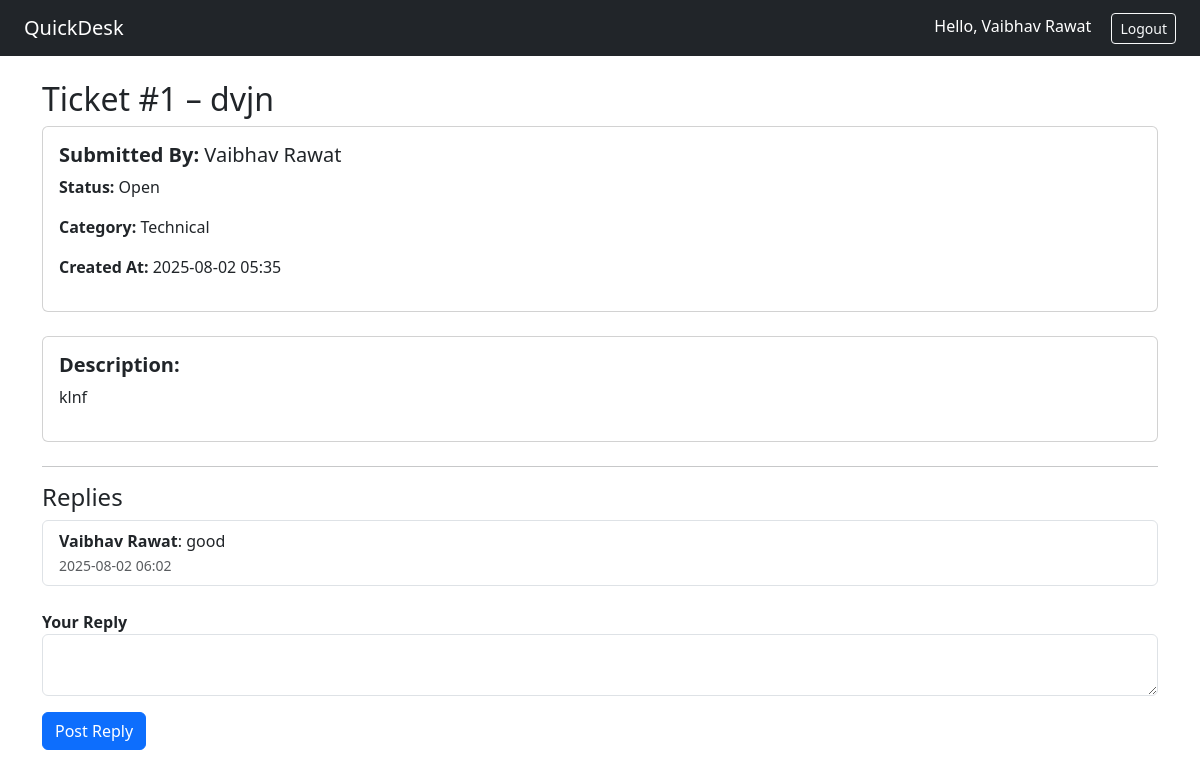
The page /ticket/1 (signed in) on the database as committed earlier.
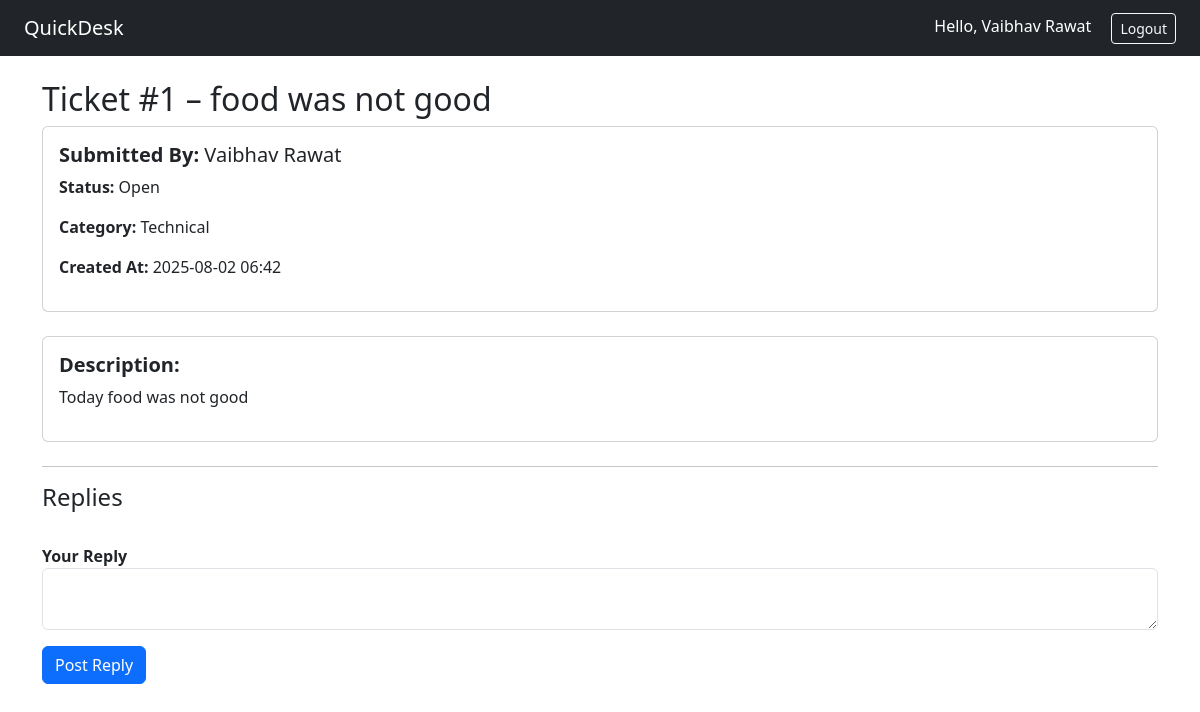
The same page on the database as committed later.
### app.py (models this page shows)
class Ticket(db.Model):
    id = db.Column(db.Integer, primary_key=True)
    subject = db.Column(db.String(200), nullable=False)
    description = db.Column(db.Text, nullable=False)
    category = db.Column(db.String(100), nullable=False)
    attachment = db.Column(db.String(200))
    status = db.Column(db.String(50), default='Open')
    user_id = db.Column(db.Integer, db.ForeignKey('user.id'), nullable=False)
    user_name = db.Column(db.String(150), nullable=False)  # ✅ store user name
    created_at = db.Column(db.DateTime, default=datetime.utcnow)
    replies = db.relationship('TicketReply', backref='ticket', lazy=True)

class TicketReply(db.Model):
    id = db.Column(db.Integer, primary_key=True)
    ticket_id = db.Column(db.Integer, db.ForeignKey('ticket.id'), nullable=False)
    user_id = db.Column(db.Integer, db.ForeignKey('user.id'), nullable=False)
    author_name = db.Column(db.String(150), nullable=False)  # ✅ store reply author name
    content = db.Column(db.Text, nullable=False)
    created_at = db.Column(db.DateTime, default=datetime.utcnow)

### app.py (the view, shortened to what this page needs)
@app.route('/ticket/<int:ticket_id>', methods=['GET', 'POST'])
@login_required
def ticket_detail(ticket_id):
    ticket = Ticket.query.get_or_404(ticket_id)
    replies = TicketReply.query.filter_by(ticket_id=ticket_id).order_by(TicketReply.created_at.asc()).all()
    return render_template('ticket_detail.html', ticket=ticket, replies=replies)

### app.py (called while the page is built)
@login_manager.user_loader
def load_user(user_id):
    return User.query.get(int(user_id))

### templates/ticket_detail.html (shortened to what this page needs)
{% extends 'base.html' %}
{% block content %}
<h2>Ticket #{{ ticket.id }} – {{ ticket.subject }}</h2>
<div class="card p-3 mb-4">
  <h5 class="mb-2"><strong>Submitted By:</strong> {{ ticket.user_name }}</h5>
  <p><strong>Status:</strong> {{ ticket.status }}</p>
  <p><strong>Category:</strong> {{ ticket.category }}</p>
  <p><strong>Created At:</strong> {{ ticket.created_at.strftime('%Y-%m-%d %H:%M') }}</p>
</div>
<div class="card p-3 mb-4">
  <h5><strong>Description:</strong></h5>
  <p>{{ ticket.description }}</p>
</div>
<hr>
<h4>Replies</h4>
<ul class="list-group mb-4">
  {% for reply in replies %}
    <li class="list-group-item">
      <strong>{{ reply.author_name }}</strong>: {{ reply.content }}<br>
      <small class="text-muted">{{ reply.created_at.strftime('%Y-%m-%d %H:%M') }}</small>
    </li>
  {% endfor %}
</ul>
<form method="POST">
  <div class="mb-3">
    <label for="reply"><strong>Your Reply</strong></label>
    <textarea name="reply" class="form-control" id="reply" required></textarea>
  </div>
  <button type="submit" class="btn btn-primary">Post Reply</button>
</form>
{% endblock %}

Rows that differ between the two databases and show on the page:
removed TicketReply: author_name "Vaibhav Rawat", content "good", created_at "2025-08-02 06:02"
changed Ticket "Vaibhav Rawat": subject "dvjn" → "food was not good"; created_at "2025-08-02 05:35" → "2025-08-02 06:42"; description "klnf" → "Today food was not good"
